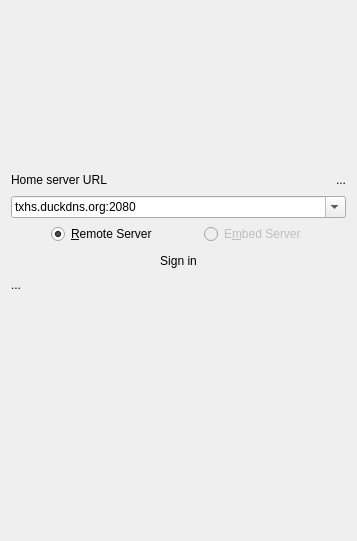
<?xml version="1.0" encoding="UTF-8"?>
<ui version="4.0">
 <class>LoginForm</class>
 <widget class="QWidget" name="LoginForm">
  <property name="geometry">
   <rect>
    <x>0</x>
    <y>0</y>
    <width>357</width>
    <height>541</height>
   </rect>
  </property>
  <property name="windowTitle">
   <string>Form</string>
  </property>
  <layout class="QVBoxLayout" name="verticalLayout">
   <item>
    <spacer name="verticalSpacer">
     <property name="orientation">
      <enum>Qt::Vertical</enum>
     </property>
     <property name="sizeHint" stdset="0">
      <size>
       <width>20</width>
       <height>133</height>
      </size>
     </property>
    </spacer>
   </item>
   <item>
    <layout class="QHBoxLayout" name="horizontalLayout_15">
     <item>
      <widget class="QLabel" name="label_22">
       <property name="text">
        <string>Home server URL</string>
       </property>
       <property name="textInteractionFlags">
        <set>Qt::LinksAccessibleByMouse|Qt::TextSelectableByMouse</set>
       </property>
      </widget>
     </item>
     <item>
      <spacer name="horizontalSpacer_7">
       <property name="orientation">
        <enum>Qt::Horizontal</enum>
       </property>
       <property name="sizeHint" stdset="0">
        <size>
         <width>40</width>
         <height>20</height>
        </size>
       </property>
      </spacer>
     </item>
     <item>
      <widget class="QLabel" name="label_23">
       <property name="text">
        <string>...</string>
       </property>
      </widget>
     </item>
    </layout>
   </item>
   <item>
    <widget class="QComboBox" name="comboBox_6">
     <property name="editable">
      <bool>true</bool>
     </property>
     <property name="currentIndex">
      <number>0</number>
     </property>
     <property name="frame">
      <bool>true</bool>
     </property>
     <property name="modelColumn">
      <number>0</number>
     </property>
     <item>
      <property name="text">
       <string>txhs.duckdns.org:2080</string>
      </property>
     </item>
    </widget>
   </item>
   <item>
    <layout class="QHBoxLayout" name="horizontalLayout_20">
     <item>
      <spacer name="horizontalSpacer_4">
       <property name="orientation">
        <enum>Qt::Horizontal</enum>
       </property>
       <property name="sizeHint" stdset="0">
        <size>
         <width>40</width>
         <height>20</height>
        </size>
       </property>
      </spacer>
     </item>
     <item>
      <widget class="QRadioButton" name="radioButton_3">
       <property name="toolTip">
        <string>For this one, need a seperate running server. Recommanded.</string>
       </property>
       <property name="text">
        <string>&amp;Remote Server</string>
       </property>
       <property name="checked">
        <bool>true</bool>
       </property>
      </widget>
     </item>
     <item>
      <spacer name="horizontalSpacer_6">
       <property name="orientation">
        <enum>Qt::Horizontal</enum>
       </property>
       <property name="sizeHint" stdset="0">
        <size>
         <width>40</width>
         <height>20</height>
        </size>
       </property>
      </spacer>
     </item>
     <item>
      <widget class="QRadioButton" name="radioButton_4">
       <property name="enabled">
        <bool>false</bool>
       </property>
       <property name="toolTip">
        <string>For this one, not need a seperate server, this program has embeded one, and auto start it. Preview purpose.</string>
       </property>
       <property name="text">
        <string>E&amp;mbed Server</string>
       </property>
      </widget>
     </item>
     <item>
      <spacer name="horizontalSpacer_5">
       <property name="orientation">
        <enum>Qt::Horizontal</enum>
       </property>
       <property name="sizeHint" stdset="0">
        <size>
         <width>40</width>
         <height>20</height>
        </size>
       </property>
      </spacer>
     </item>
    </layout>
   </item>
   <item>
    <widget class="QPushButton" name="pushButton_7">
     <property name="text">
      <string>Sign in</string>
     </property>
     <property name="flat">
      <bool>true</bool>
     </property>
    </widget>
   </item>
   <item>
    <widget class="QLabel" name="label_24">
     <property name="text">
      <string>...</string>
     </property>
     <property name="wordWrap">
      <bool>true</bool>
     </property>
     <property name="textInteractionFlags">
      <set>Qt::LinksAccessibleByMouse|Qt::TextSelectableByMouse</set>
     </property>
    </widget>
   </item>
   <item>
    <spacer name="verticalSpacer_2">
     <property name="orientation">
      <enum>Qt::Vertical</enum>
     </property>
     <property name="sizeHint" stdset="0">
      <size>
       <width>20</width>
       <height>238</height>
      </size>
     </property>
    </spacer>
   </item>
  </layout>
 </widget>
 <resources>
  <include location="rcc.qrc"/>
  <include location="../../../../rcc.qrc"/>
 </resources>
 <connections/>
</ui>
